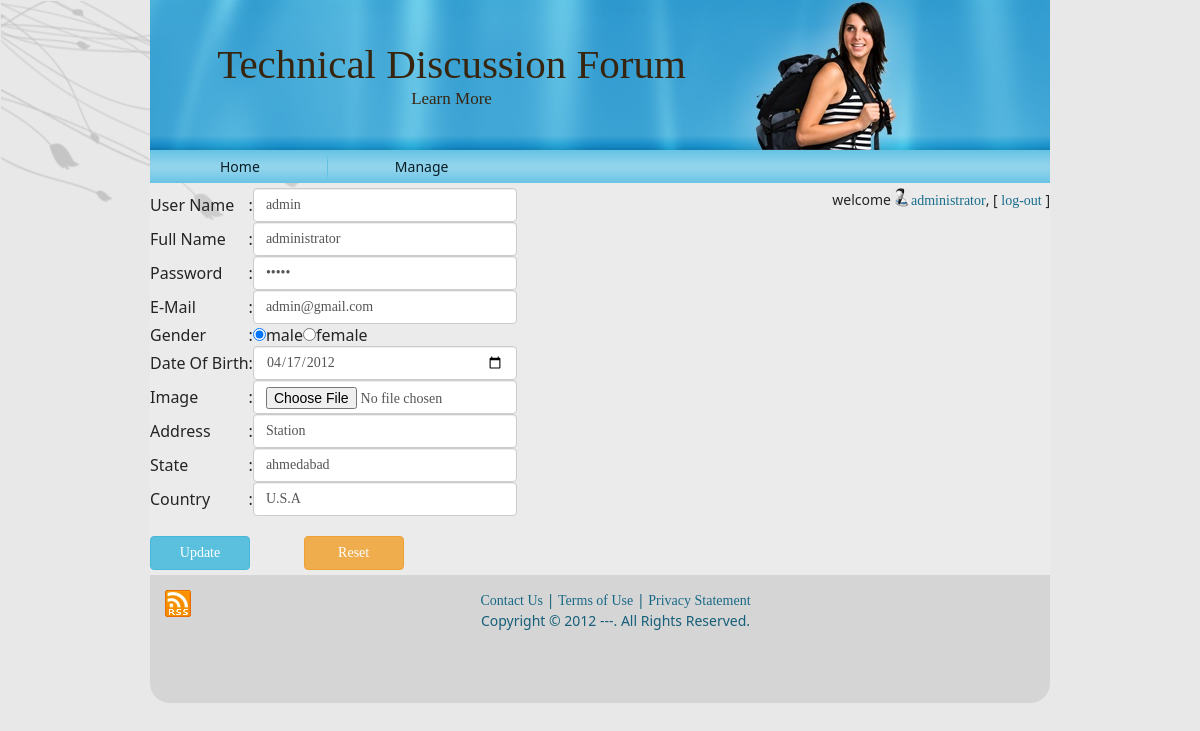
/admin/aedit.php (signed in), run on the app's committed database.
### tables this page shows
CREATE TABLE `user` (
  `user_id` int(11) NOT NULL,
  `country` varchar(50) NOT NULL,
  `state` varchar(50) NOT NULL,
  `address` varchar(500) NOT NULL,
  `user_type` varchar(50) NOT NULL,
  `username` varchar(50) DEFAULT NULL,
  `fullname` varchar(50) DEFAULT NULL,
  `password` varchar(50) DEFAULT NULL,
  `user_acc_active` tinyint(1) DEFAULT NULL,
  `dob` date NOT NULL,
  `e_mail` varchar(100) DEFAULT NULL,
  `gender` varchar(20) NOT NULL,
  `uimg` varchar(255) NOT NULL,
  `isuser` tinyint(1) NOT NULL,
  `score` float NOT NULL DEFAULT '0'
);

### admin/utility.php (called while the page is built, shortened)
<?php
	function ExecuteQuery ($SQL)
	{
		$rows = mysql_query ($SQL);
		return $rows;
	}
?>

### admin/aedit.php (the view, shortened to what this page needs)
<link rel="stylesheet" type="text/css" href="css/bootstrap.css">
<?php session_start();
 require("header.php");
require("checkUser.php")?>
<form action="aupdate.php" method="POST" onsubmit="return check(this)">
<?php
$sql="SELECT * from user where user_id=$_SESSION[uid]";
	$rows = ExecuteQuery($sql);
	if (mysql_num_rows($rows)>0)
	{
		$row = mysql_fetch_array ($rows);
		echo "<table>";
		echo "<tr><td>User Name</td><td> : </td><td><input type='text' name='un' value='$row[username]' class=form-control ><span id='a' style='color: red';/></span></td></tr>";
		echo "<tr><td>Full Name</td><td> : </td><td><input type='text' class=form-control name='fn' value='$row[fullname]' ><span id='b' style='color: red';/></span></td></tr>";
		echo "<tr><td>Password</td> <td> : </td><td><input type='password' class=form-control name='pwd' value='$row[password]'><span id='c' style='color: red';/></span></td></tr>";
		echo "<tr><td>E-Mail</td><td> :</td><td> <input type='email' class=form-control name='e_mail' value='$row[e_mail]'/><span id='d' style='color: red';/></span></td></tr>";
		echo "<tr><td>Gender</td><td> :</td><td> <input type='radio' name='gender' value='1' checked='checked' />male<input type='radio' name='gender' >female<span id='e' style='color: red';/></span></td></tr> ";
		echo "<tr><td>Date Of Birth</td> <td>: </td><td><input type='date' class=form-control name='dob' value='$row[dob]'/><span id='f' style='color: red';/></span></td></tr>";
		echo "<tr><td>Image</td><td>:</td><td> <input type='file' class=form-control name='ima' value='$row[uimg]'/></td></tr> ";
		echo "<tr><td>Address</td><td> :</td><td> <input class=form-control name='add' value='$row[address]'><span id='i' style='color: red';/></span></td></tr>";
		echo "<tr><td>State</td><td> :</td><td> <input type='text' class=form-control name='sta' value='$row[state]'><span id='j' style='color: red';/></span></td></tr>";
		echo "<tr><td>Country</td><td> :</td><td><input type='text' name='cou' class=form-control value='$row[country]'><span id='k' style='color: red';/></span></td></tr>";
		echo "</table>";
	}
?><br>
	<input type="submit" class="btn btn-info" value="Update" style="width: 100px">
    <input type="reset" class="btn btn-warning" value="Reset" style="width: 100px;margin-left: 50px">
</form>
<?php require("footer.php")?>

### res/style.css (style rules this page uses)
body { margin: 0 auto; padding: 0; background-color: #E8E8E8; }
form { padding:0 !important; margin:0 !important; }
body { font-family: Georgia, "Times New Roman", Times, Serif; font-size: 14px; color: #242424; }
input, select { font-family: Georgia, "Times New Roman", Times, Serif; font-size: 14px; }

### data on the page
user: un "admin", fn "administrator", e_mail "admin@gmail.com", dob "04/17/2012", add "Station", sta "ahmedabad", cou "U.S.A"

### other printed values
$_SESSION["fn"] "administrator"
